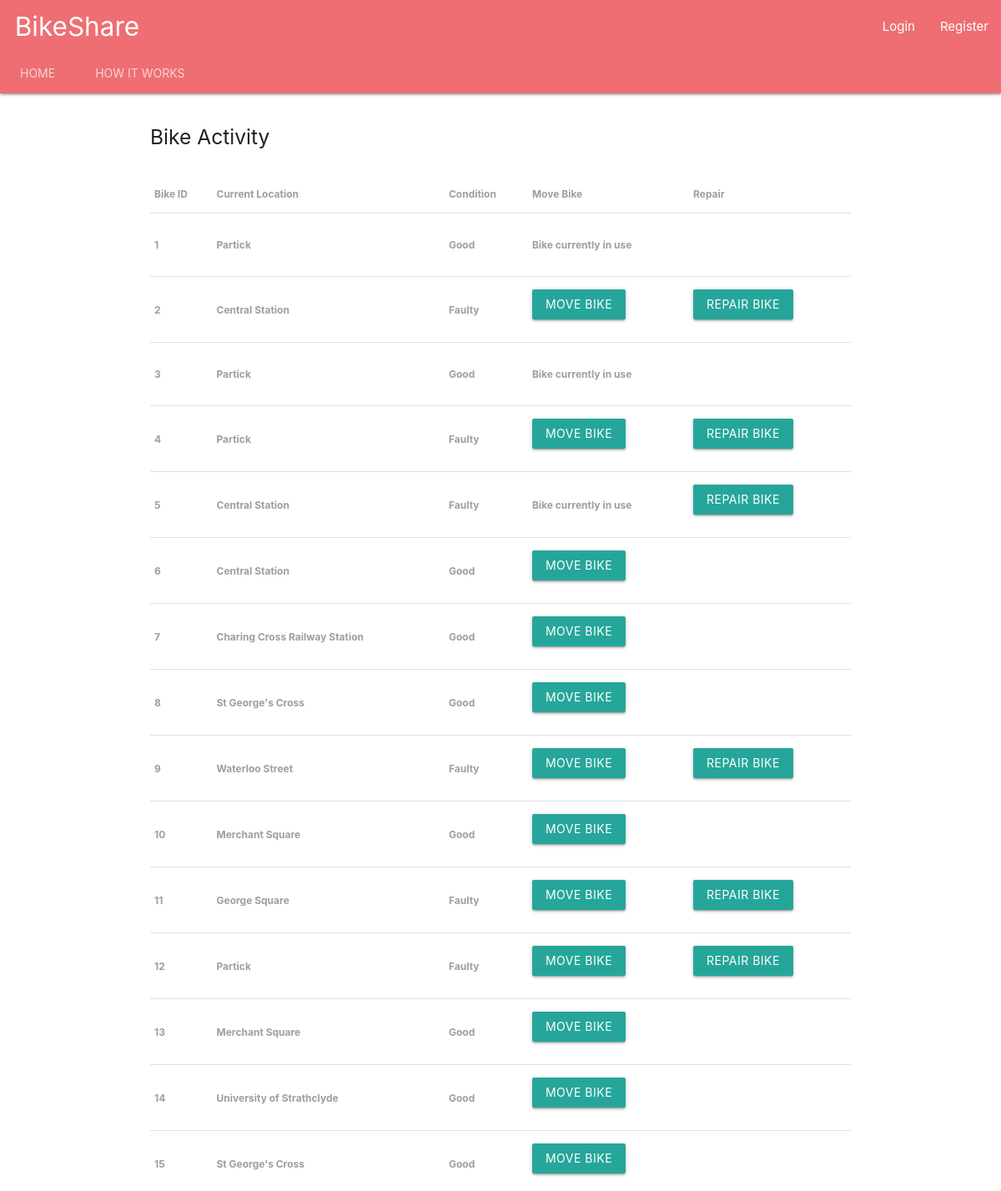
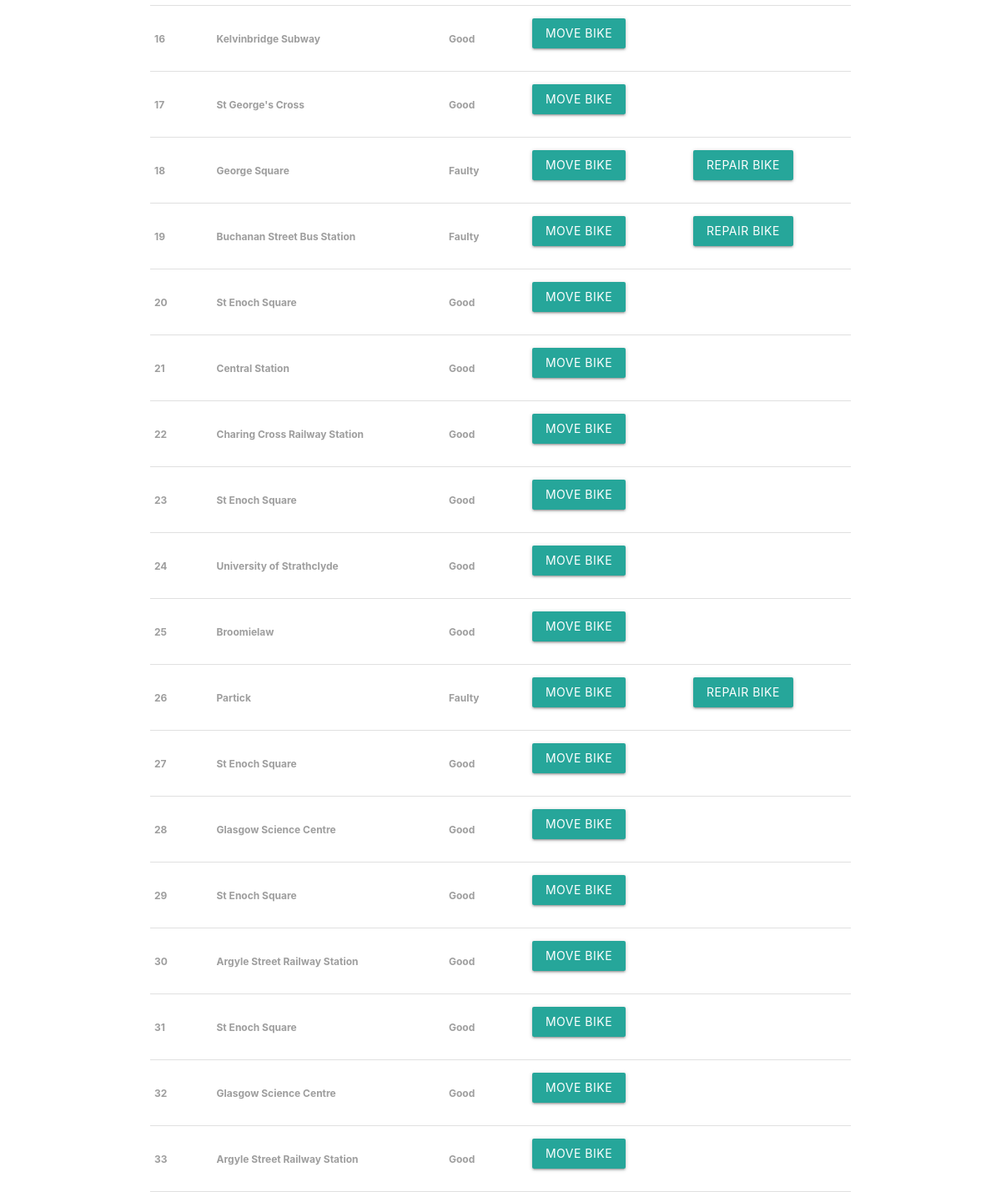
The app's page /operator/, older data (2 pictures, top to bottom).
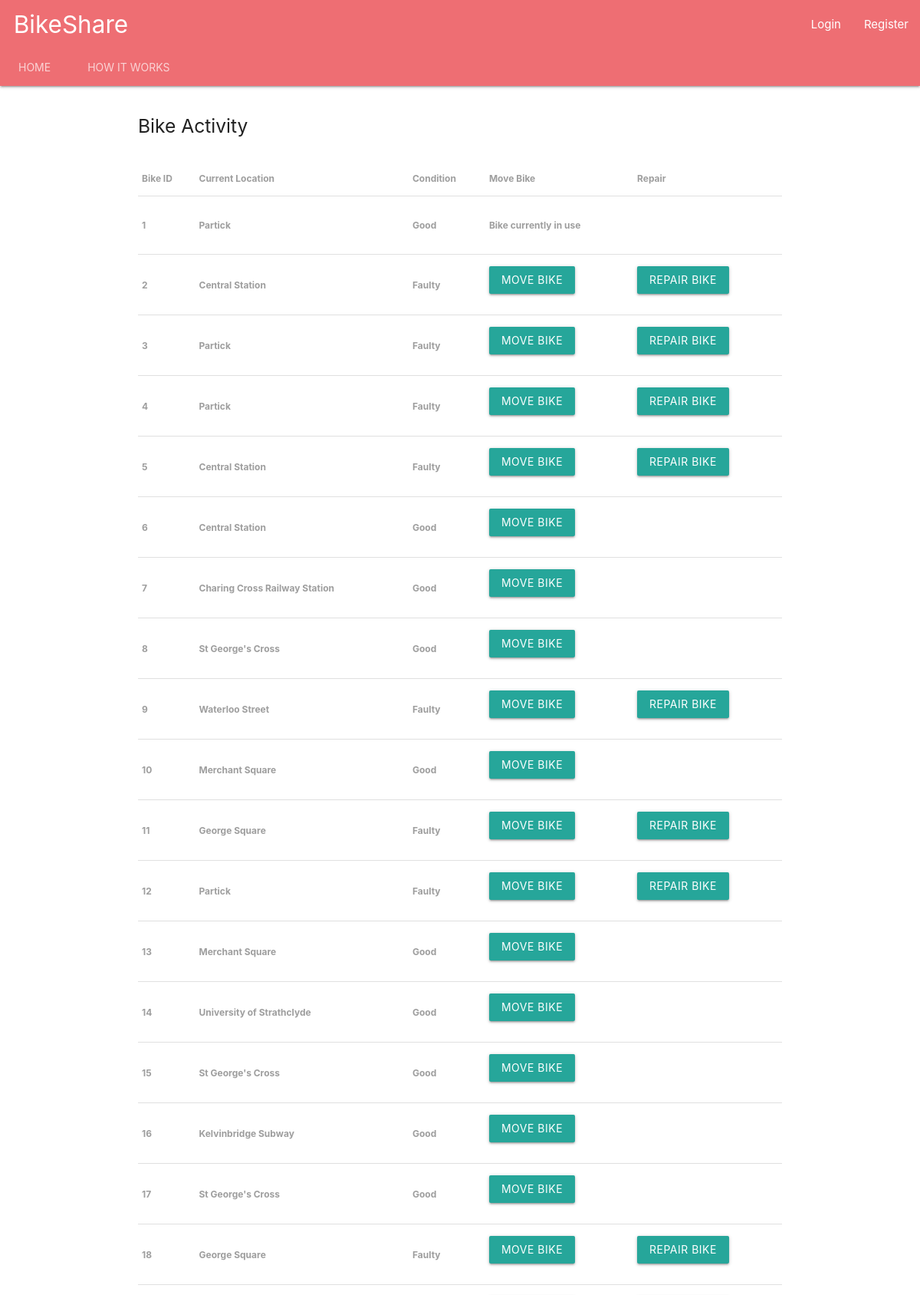
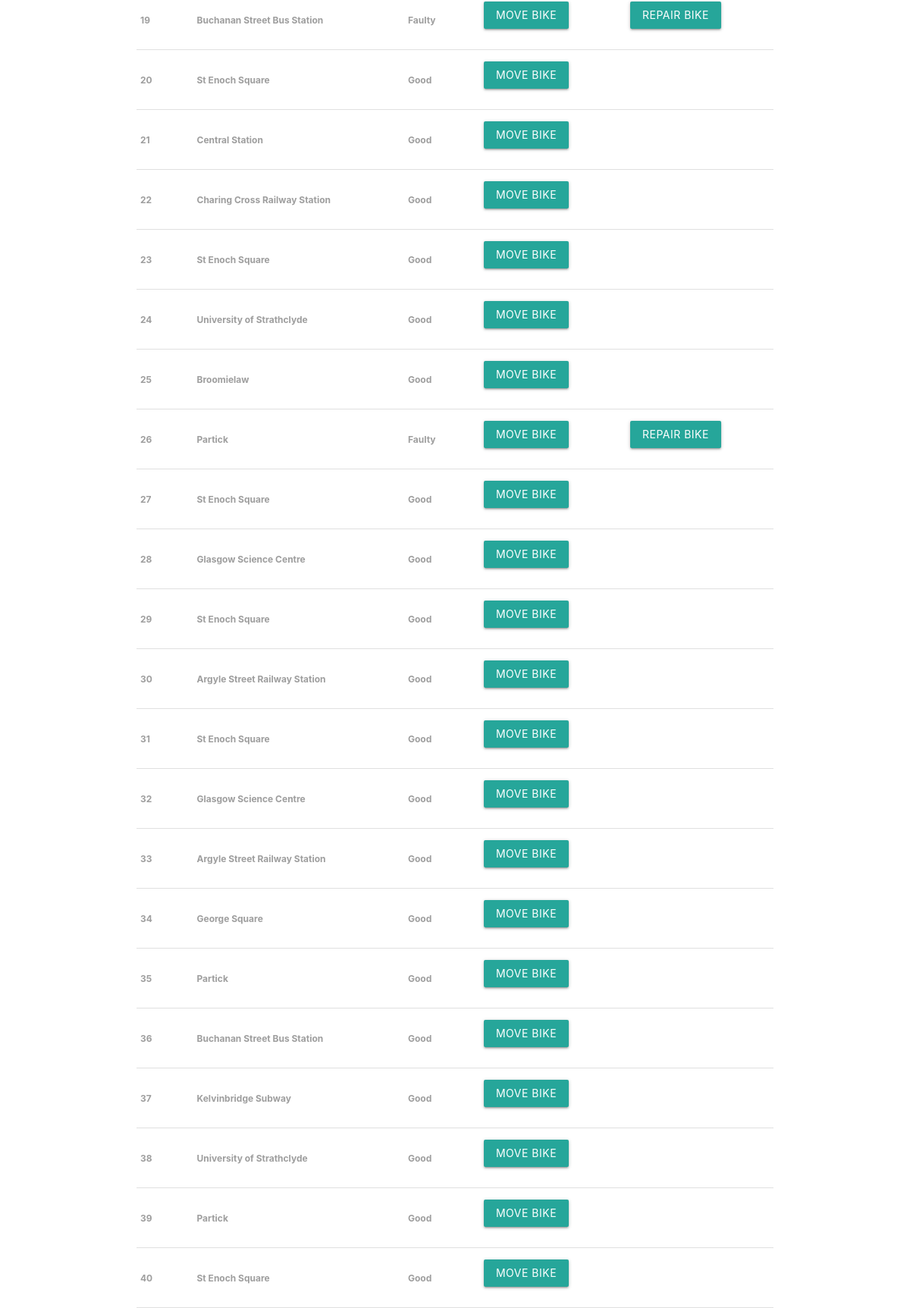
The same page, newer data (2 pictures, top to bottom).
### BikeShare/models.py (models this page shows, shortened)
class Bike(models.Model):
    in_use = models.BooleanField(default=False)
    is_faulty = models.BooleanField(default=False)
    station = models.ForeignKey(Station, on_delete=models.CASCADE)
    class Meta:
        verbose_name_plural = 'Bikes'
    def condition(self):
        if self.is_faulty:
            return "Faulty"
        else:
            return "Good"

class Station(models.Model):
    station_name = models.CharField(max_length=100, default="")
    station_latitude = models.FloatField(null=True)
    station_longitude = models.FloatField(null=True)
    def __str__(self):
        return self.station_name

### BikeShare/views.py (the view)
# urls.py: path('operator/', views.operator_page, name='bikeshare-operator'),
def operator_page(request):
    faultybikes = Bike.objects.all().filter(is_faulty=True)
    all_bikes = Bike.objects.all().filter()
    move_stations = Station.objects.all()
    context = {
        'faulty_bikes': faultybikes,
        'all_bikes': all_bikes,
        'move_stations': move_stations}
    return render(request, 'operator_page.html', context=context)

### BikeShare/templates/operator_page.html
{% extends 'base.html' %}
{% block content %}
<br>
<h5>Bike Activity</h5>
<br>
    <table>
        <thead>
        <tr>
            <th><label>Bike ID</label></th>
            <th><label>Current Location</label></th>
            <th><label>Condition</label></th>
            <th><label>Move Bike</label></th>
            <th><label>Repair</label></th>
        </tr>
        </thead>
    <tbody>
    {% for bike in all_bikes %}
    <tr>
    <th><label>{{ bike.id }}</label></th>
        <th><label>{{ bike.station }}</label></th>
    <th><label> {{ bike.condition }}</label></th>
    <th><label>    {% if bike.in_use %} <br>Bike currently in use<br><br> {% else %}
   <form action="{% url 'bikeshare:move_bike' bike.id %}" method="post">{% csrf_token %}
       <button type="submit" class="cancelbtn waves-effect waves-light btn" name="return_station">Move Bike</button><br>
   </form>
    {% endif %}
    </label></th>
        <th>
            {% if bike.is_faulty %}<label> <form action="{% url 'bikeshare:repair_bike' bike.id %}" method="post">{% csrf_token %}
            <button type="submit" class="cancelbtn waves-effect waves-light btn" name="repair_bike" value="">Repair Bike </button>
    </form></label>{% endif %}</th>
    </tr>
    {% endfor %}
    </tbody>
    </table>
{% endblock %}

### BikeShare/templates/base.html (shortened to what this page needs)
<head>
<link rel="stylesheet" href="https://cdnjs.cloudflare.com/ajax/libs/materialize/1.0.0/css/materialize.min.css">
</head>
{% include 'navbar.html' %}
<body>
<div class="container">
{% block content %}
{% endblock content %}
</div>
</body>

### BikeShare/templates/navbar.html (shortened to what this page needs)
{% block content %}
<body>
 <nav class="nav-extended">
    <div class="nav-wrapper">
      <a href="#" class="brand-logo"> &nbsp; BikeShare</a>
      <ul id="nav-mobile" class="right hide-on-med-and-down">
          <li>
              {% if request.user.is_authenticated  %}
                  <li class="tab">Hello, {{ request.user.username }}  </li><li> <a href="{% url 'bikeshare:logout' %}">Logout</a></a></li>
            {% else %}
                  <li>   <a href="{% url 'bikeshare:login' %}">Login </li></a><li> <a href="{% url 'bikeshare:signup' %}"> Register</a></li>
        {% endif %}
          </li>
      </ul>
    </div>
    <div class="nav-content">
      <ul class="tabs tabs-transparent">
        <li class="tab"><a href="{% url 'bikeshare:bikeshare-main' %}">Home</a></li>
          <li class="tab"><a href="{% url 'bikeshare:howitworks' %}">How it Works</a></li>
      </ul>
    </div>
  </nav>
{% endblock %}

Row changes from the older to the newer data that the page shows:
changed Bike id 3: condition "Good" → "Faulty"; in_use "Bike currently in use" → "MOVE BIKE"; now shows "REPAIR BIKE"
changed Bike id 5: in_use "Bike currently in use" → "MOVE BIKE"
added Bike: id "34", station "George Square", condition "Good", in_use "MOVE BIKE"
added Bike: id "35", station "Partick", condition "Good", in_use "MOVE BIKE"
added Bike: id "36", station "Buchanan Street Bus Station", condition "Good", in_use "MOVE BIKE"
added Bike: id "37", station "Kelvinbridge Subway", condition "Good", in_use "MOVE BIKE"
added Bike: id "38", station "University of Strathclyde", condition "Good", in_use "MOVE BIKE"
added Bike: id "39", station "Partick", condition "Good", in_use "MOVE BIKE"
added Bike: id "40", station "St Enoch Square", condition "Good", in_use "MOVE BIKE"
